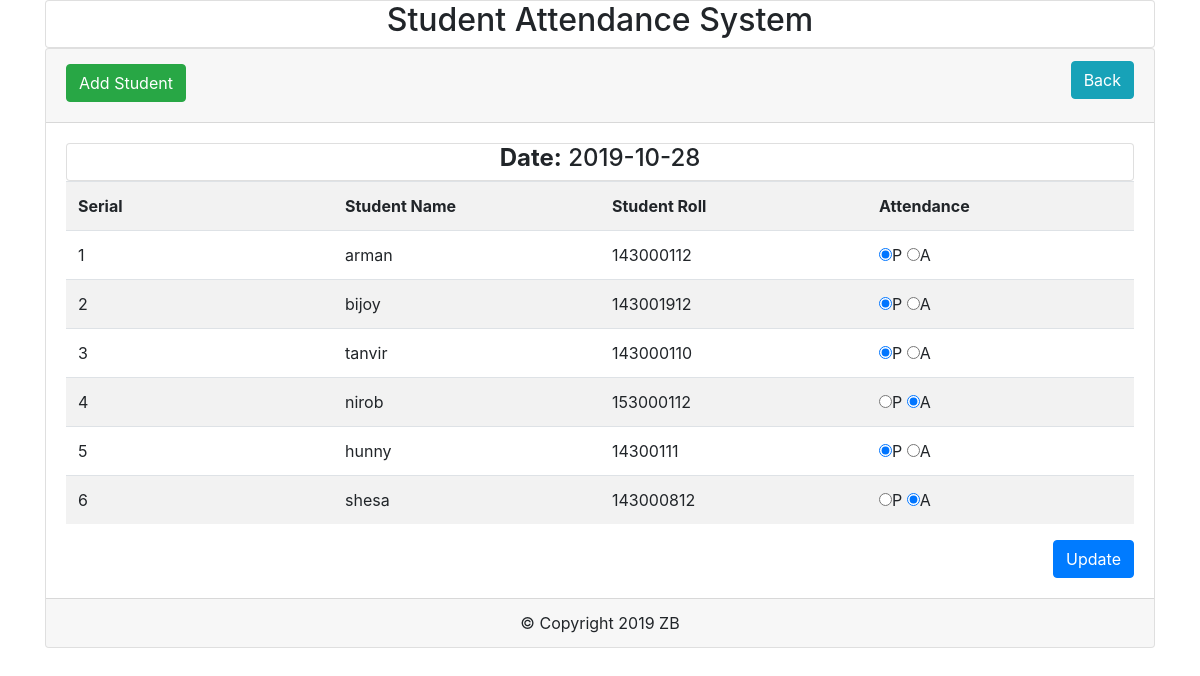
The app's page /student_view.php?dt=2019-10-28 with its own data.
### tables this page shows
CREATE TABLE `tbl_student` (
  `id` int(11) NOT NULL,
  `name` varchar(60) NOT NULL,
  `roll` int(11) NOT NULL
);

CREATE TABLE `tbl_attendance` (
  `id` int(11) NOT NULL,
  `roll` int(11) NOT NULL,
  `attend` varchar(255) NOT NULL,
  `attend_time` date NOT NULL
);

### lib/database.php (called while the page is built, shortened)
<?php
class Database
{
    public $host   = DB_HOST;
    public $user   = DB_USER;
    public $pass   = DB_PASS;
    public $dbname = DB_NAME;
    public $link;
    private function connectDB()
    {
        $this->link = new mysqli(
            $this->host,
            $this->user,
            $this->pass,
            $this->dbname
        );
    }
    public function select($query)
    {
        $result = $this->link->query($query) or
            die($this->link->error . __LINE__);
        if ($result->num_rows > 0) {
            return $result;
        } else {
            return false;
        }
    }
}
?>

### lib/Student.php (called while the page is built, shortened)
<?php
    $filepath = realpath(dirname(__FILE__));
    require_once($filepath."/database.php");
 ?>
<?php
    class Student{
        private $db;
        public function __construct(){
            $this->db = new Database();
        }
        public function getAllData($dt){
            $query = "SELECT tbl_student.name, tbl_attendance.*
                     FROM tbl_student
                     INNER JOIN tbl_attendance
                     ON tbl_student.roll = tbl_attendance.roll
                     WHERE attend_time = '$dt'";
            $result = $this->db->select($query);
            return $result;
        }
    }
?>

### student_view.php (the view, shortened to what this page needs)
<?php
    require_once ("include/header.php");
    require_once ("lib/Student.php");
?>
<?php
    $stu = new Student();
    $dt = $_GET["dt"];
?>
        <div class="card card-default">
            <div class="card-header ">
                <h2>
                    <a class="btn btn-success " href="add.php">Add Student</a>
                    <a class="btn btn-info float-right " href="attendance_view.php">Back</a>
                </h2>
            </div>
            <div class="card-body">
                <div class="card text-center">
                    <h4>
                        <strong> Date:</strong> <?php echo $dt ?>
                    </h4>
                </div>
                <form action="" method="post">
                    <table class="table table-striped">
                       <tr>
                            <th width="25%">Serial</th>
                            <th width="25%">Student Name</th>
                            <th width="25%">Student Roll</th>
                            <th width="25%">Attendance</th>
                        </tr>
<?php
    $get_student = $stu->getAllData($dt);
    if ($get_student) {
        $i = 0;
        while ($value = $get_student->fetch_assoc()) {
            $i++;
?>
                        <tr>
                            <td><?php echo $i; ?></td>
                            <td><?php echo $value["name"]; ?></td>
                            <td><?php echo $value["roll"]; ?></td>
                            <td>
                                <input type="radio" name="attend[<?php echo $value["roll"]; ?>]" value="present" <?php if($value["attend"] == "present") {echo "checked";} ?>>P
                                <input type="radio" name="attend[<?php echo $value["roll"]; ?>]" value="absent" <?php if($value["attend"] == "absent") {echo "checked";} ?>>A
                            </td>
                        </tr>
<?php
        }
    }
?>
                    </table>
                    <input type="submit" class="btn btn-primary float-right" name="submit" value="Update">
                </form>
            </div>
<?php
    require_once ("include/footer.php");
 ?>

### records on screen
tbl_student: name "arman", tbl_attendance.roll "143000112"
tbl_attendance: attend "☑"
tbl_student: name "bijoy", tbl_attendance.roll "143001912"
tbl_attendance: attend "☑"
tbl_student: name "tanvir", tbl_attendance.roll "143000110"
tbl_attendance: attend "☑"
tbl_student: name "nirob", tbl_attendance.roll "153000112"
tbl_attendance: attend "☑"
tbl_student: name "hunny", tbl_attendance.roll "14300111"
tbl_attendance: attend "☑"
tbl_student: name "shesa", tbl_attendance.roll "143000812"
tbl_attendance: attend "☑"

### other values on screen
$dt "2019-10-28"
